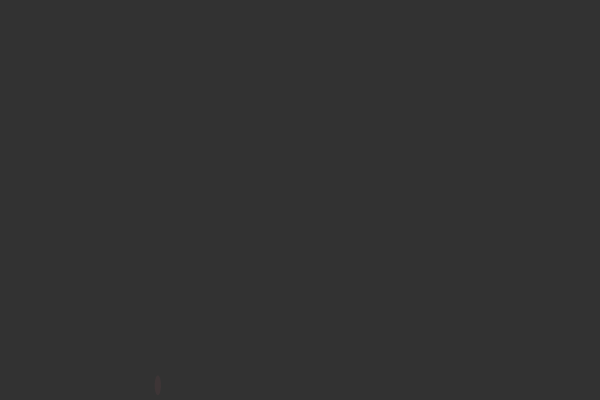
Frame 1 (no input)
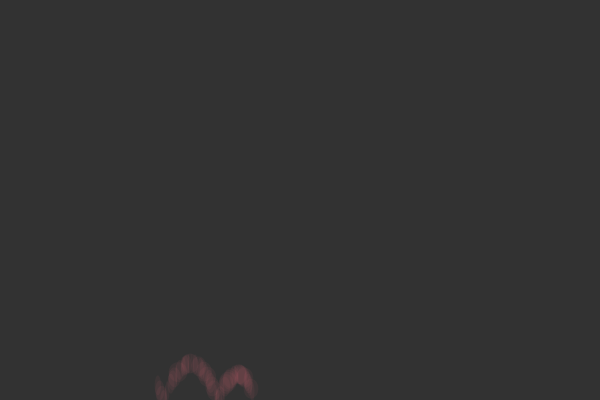
Frame 60 (the mouse pressed at the canvas centre just before this capture)
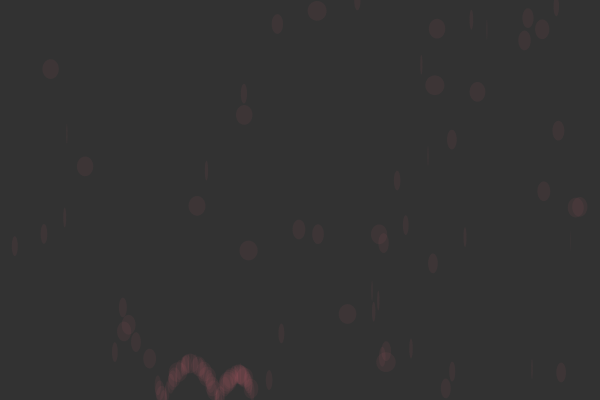
Frame 120 (the mouse held since frame 60 and released just before this capture)

The Processing sketch that drew these frames (run headless with seeded random() and noise(); from frame 60 on, the mouse is pressed at the canvas centre):

// Processing sketch: gravity01
// ── gravity01.pde
int numBalls = 1;
Ball [] balls = new Ball [numBalls];

void setup () {
    size (600, 400);
    background(50, 50, 50);
    noStroke();

    for (int i = 0; i < numBalls; i++) {
        balls[i] = new Ball(random(10, 25));

    }
}

void draw () {
    for (int i = 0; i < numBalls; i++) {
        balls[i].move();
        balls[i].mousePressed();
        balls[i].display();
    }
}

class Ball {

    float diameter;
    PVector location;
    PVector velocity;
    PVector gravity;

    Ball (float mySize) {
        diameter = mySize;
        location = new PVector (random(width), random(height));
        gravity = new PVector (0, 0.3);
        velocity = new PVector (random(1, 5), random(1, 5));
    }

    void move () { // Funktion einführen
        velocity.add (gravity);
        location.add (velocity);

        if ((location.x > width) || (location.x < 0)) {
            velocity.x = velocity.x * -1;
        }

        if (location.y > height) {
            velocity.y = velocity.y * (-0.99 + (diameter / 150));
            location.y = height;
        }
        
        if(location.y > height - 30) {
        	velocity.x = velocity.x * 0.99;
        }
    }

    void mousePressed () {
        if (mousePressed) {
            location = new PVector (random(width), random(height));
        }
    }

    void display () {
        fill (200, 90, 105, diameter);
        ellipse (location.x, location.y, random(diameter), diameter);
        noStroke ();
    }

}
